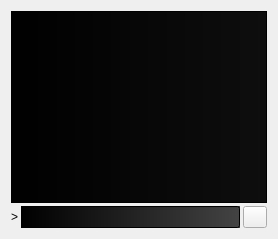
     <widget class="QWidget" name="tab_console">
      <attribute name="title">
       <string>&amp;Console</string>
      </attribute>
      <layout class="QVBoxLayout" name="verticalLayout_3">
       <property name="spacing">
        <number>3</number>
       </property>
       <item>
        <widget class="QTextEdit" name="messagesWidget">
         <property name="minimumSize">
          <size>
           <width>0</width>
           <height>100</height>
          </size>
         </property>
         <property name="palette">
          <palette>
           <active>
            <colorrole role="WindowText">
             <brush brushstyle="SolidPattern">
              <color alpha="255">
               <red>102</red>
               <green>255</green>
               <blue>0</blue>
              </color>
             </brush>
            </colorrole>
            <colorrole role="Button">
             <brush brushstyle="LinearGradientPattern">
              <gradient startx="0.000000000000000" starty="0.000000000000000" endx="1.000000000000000" endy="0.000000000000000" type="LinearGradient" spread="PadSpread" coordinatemode="ObjectBoundingMode">
               <gradientstop position="0.000000000000000">
                <color alpha="255">
                 <red>0</red>
                 <green>0</green>
                 <blue>0</blue>
                </color>
               </gradientstop>
               <gradientstop position="1.000000000000000">
                <color alpha="255">
                 <red>14</red>
                 <green>14</green>
                 <blue>14</blue>
                </color>
               </gradientstop>
              </gradient>
             </brush>
            </colorrole>
            <colorrole role="Light">
             <brush brushstyle="SolidPattern">
              <color alpha="255">
               <red>0</red>
               <green>255</green>
               <blue>0</blue>
              </color>
             </brush>
            </colorrole>
            <colorrole role="Text">
             <brush brushstyle="SolidPattern">
              <color alpha="255">
               <red>102</red>
               <green>255</green>
               <blue>0</blue>
              </color>
             </brush>
            </colorrole>
            <colorrole role="BrightText">
             <brush brushstyle="SolidPattern">
              <color alpha="255">
               <red>0</red>
               <green>255</green>
               <blue>0</blue>
              </color>
             </brush>
            </colorrole>
            <colorrole role="ButtonText">
             <brush brushstyle="SolidPattern">
              <color alpha="255">
               <red>102</red>
               <green>255</green>
               <blue>0</blue>
              </color>
             </brush>
            </colorrole>
            <colorrole role="Base">
             <brush brushstyle="LinearGradientPattern">
              <gradient startx="0.000000000000000" starty="0.000000000000000" endx="1.000000000000000" endy="0.000000000000000" type="LinearGradient" spread="PadSpread" coordinatemode="ObjectBoundingMode">
               <gradientstop position="0.000000000000000">
                <color alpha="255">
                 <red>0</red>
                 <green>0</green>
                 <blue>0</blue>
                </color>
               </gradientstop>
               <gradientstop position="1.000000000000000">
                <color alpha="255">
                 <red>14</red>
                 <green>14</green>
                 <blue>14</blue>
                </color>
               </gradientstop>
              </gradient>
             </brush>
            </colorrole>
            <colorrole role="Window">
             <brush brushstyle="LinearGradientPattern">
              <gradient startx="0.000000000000000" starty="0.000000000000000" endx="1.000000000000000" endy="0.000000000000000" type="LinearGradient" spread="PadSpread" coordinatemode="ObjectBoundingMode">
               <gradientstop position="0.000000000000000">
                <color alpha="255">
                 <red>0</red>
                 <green>0</green>
                 <blue>0</blue>
                </color>
               </gradientstop>
               <gradientstop position="1.000000000000000">
                <color alpha="255">
                 <red>14</red>
                 <green>14</green>
                 <blue>14</blue>
                </color>
               </gradientstop>
              </gradient>
             </brush>
            </colorrole>
           </active>
           <inactive>
            <colorrole role="WindowText">
             <brush brushstyle="SolidPattern">
              <color alpha="255">
               <red>102</red>
               <green>255</green>
               <blue>0</blue>
              </color>
             </brush>
            </colorrole>
            <colorrole role="Button">
             <brush brushstyle="LinearGradientPattern">
              <gradient startx="0.000000000000000" starty="0.000000000000000" endx="1.000000000000000" endy="0.000000000000000" type="LinearGradient" spread="PadSpread" coordinatemode="ObjectBoundingMode">
               <gradientstop position="0.000000000000000">
                <color alpha="255">
                 <red>0</red>
                 <green>0</green>
                 <blue>0</blue>
                </color>
               </gradientstop>
               <gradientstop position="1.000000000000000">
                <color alpha="255">
                 <red>14</red>
                 <green>14</green>
                 <blue>14</blue>
                </color>
               </gradientstop>
              </gradient>
             </brush>
            </colorrole>
            <colorrole role="Light">
             <brush brushstyle="SolidPattern">
              <color alpha="255">
               <red>0</red>
               <green>255</green>
               <blue>0</blue>
              </color>
             </brush>
            </colorrole>
            <colorrole role="Text">
             <brush brushstyle="SolidPattern">
              <color alpha="255">
               <red>102</red>
               <green>255</green>
               <blue>0</blue>
              </color>
             </brush>
            </colorrole>
            <colorrole role="BrightText">
             <brush brushstyle="SolidPattern">
              <color alpha="255">
               <red>0</red>
               <green>255</green>
               <blue>0</blue>
              </color>
             </brush>
            </colorrole>
            <colorrole role="ButtonText">
             <brush brushstyle="SolidPattern">
              <color alpha="255">
               <red>102</red>
               <green>255</green>
               <blue>0</blue>
              </color>
             </brush>
            </colorrole>
            <colorrole role="Base">
             <brush brushstyle="LinearGradientPattern">
              <gradient startx="0.000000000000000" starty="0.000000000000000" endx="1.000000000000000" endy="0.000000000000000" type="LinearGradient" spread="PadSpread" coordinatemode="ObjectBoundingMode">
               <gradientstop position="0.000000000000000">
                <color alpha="255">
                 <red>0</red>
                 <green>0</green>
                 <blue>0</blue>
                </color>
               </gradientstop>
               <gradientstop position="1.000000000000000">
                <color alpha="255">
                 <red>14</red>
                 <green>14</green>
                 <blue>14</blue>
                </color>
               </gradientstop>
              </gradient>
             </brush>
            </colorrole>
            <colorrole role="Window">
             <brush brushstyle="LinearGradientPattern">
              <gradient startx="0.000000000000000" starty="0.000000000000000" endx="1.000000000000000" endy="0.000000000000000" type="LinearGradient" spread="PadSpread" coordinatemode="ObjectBoundingMode">
               <gradientstop position="0.000000000000000">
                <color alpha="255">
                 <red>0</red>
                 <green>0</green>
                 <blue>0</blue>
                </color>
               </gradientstop>
               <gradientstop position="1.000000000000000">
                <color alpha="255">
                 <red>14</red>
                 <green>14</green>
                 <blue>14</blue>
                </color>
               </gradientstop>
              </gradient>
             </brush>
            </colorrole>
           </inactive>
           <disabled>
            <colorrole role="WindowText">
             <brush brushstyle="SolidPattern">
              <color alpha="255">
               <red>102</red>
               <green>255</green>
               <blue>0</blue>
              </color>
             </brush>
            </colorrole>
            <colorrole role="Button">
             <brush brushstyle="LinearGradientPattern">
              <gradient startx="0.000000000000000" starty="0.000000000000000" endx="1.000000000000000" endy="0.000000000000000" type="LinearGradient" spread="PadSpread" coordinatemode="ObjectBoundingMode">
               <gradientstop position="0.000000000000000">
                <color alpha="255">
                 <red>0</red>
                 <green>0</green>
                 <blue>0</blue>
                </color>
               </gradientstop>
               <gradientstop position="1.000000000000000">
                <color alpha="255">
                 <red>14</red>
                 <green>14</green>
                 <blue>14</blue>
                </color>
               </gradientstop>
              </gradient>
             </brush>
            </colorrole>
            <colorrole role="Light">
             <brush brushstyle="SolidPattern">
              <color alpha="255">
               <red>0</red>
               <green>255</green>
               <blue>0</blue>
              </color>
             </brush>
            </colorrole>
            <colorrole role="Text">
             <brush brushstyle="SolidPattern">
              <color alpha="255">
               <red>102</red>
               <green>255</green>
               <blue>0</blue>
              </color>
             </brush>
            </colorrole>
            <colorrole role="BrightText">
             <brush brushstyle="SolidPattern">
              <color alpha="255">
               <red>0</red>
               <green>255</green>
               <blue>0</blue>
              </color>
             </brush>
            </colorrole>
            <colorrole role="ButtonText">
             <brush brushstyle="SolidPattern">
              <color alpha="255">
               <red>102</red>
               <green>255</green>
               <blue>0</blue>
              </color>
             </brush>
            </colorrole>
            <colorrole role="Base">
             <brush brushstyle="LinearGradientPattern">
              <gradient startx="0.000000000000000" starty="0.000000000000000" endx="1.000000000000000" endy="0.000000000000000" type="LinearGradient" spread="PadSpread" coordinatemode="ObjectBoundingMode">
               <gradientstop position="0.000000000000000">
                <color alpha="255">
                 <red>0</red>
                 <green>0</green>
                 <blue>0</blue>
                </color>
               </gradientstop>
               <gradientstop position="1.000000000000000">
                <color alpha="255">
                 <red>14</red>
                 <green>14</green>
                 <blue>14</blue>
                </color>
               </gradientstop>
              </gradient>
             </brush>
            </colorrole>
            <colorrole role="Window">
             <brush brushstyle="LinearGradientPattern">
              <gradient startx="0.000000000000000" starty="0.000000000000000" endx="1.000000000000000" endy="0.000000000000000" type="LinearGradient" spread="PadSpread" coordinatemode="ObjectBoundingMode">
               <gradientstop position="0.000000000000000">
                <color alpha="255">
                 <red>0</red>
                 <green>0</green>
                 <blue>0</blue>
                </color>
               </gradientstop>
               <gradientstop position="1.000000000000000">
                <color alpha="255">
                 <red>14</red>
                 <green>14</green>
                 <blue>14</blue>
                </color>
               </gradientstop>
              </gradient>
             </brush>
            </colorrole>
           </disabled>
          </palette>
         </property>
         <property name="autoFillBackground">
          <bool>true</bool>
         </property>
         <property name="styleSheet">
          <string notr="true">font: 10pt &quot;MS UI Gothic&quot;;
background-color:qlineargradient(spread:pad, x1:0, y1:0, x2:1, y2:0, stop:0 rgba(0, 0, 0, 255), stop:1 rgba(14,14, 14, 255));
color:#66FF00;
</string>
         </property>
         <property name="readOnly">
          <bool>true</bool>
         </property>
         <property name="tabKeyNavigation" stdset="0">
          <bool>false</bool>
         </property>
         <property name="columnCount" stdset="0">
          <number>2</number>
         </property>
        </widget>
       </item>
       <item>
        <layout class="QHBoxLayout" name="horizontalLayout">
         <property name="spacing">
          <number>3</number>
         </property>
         <item>
          <widget class="QLabel" name="label">
           <property name="text">
            <string notr="true">&gt;</string>
           </property>
          </widget>
         </item>
         <item>
          <widget class="QLineEdit" name="lineEdit">
           <property name="palette">
            <palette>
             <active>
              <colorrole role="WindowText">
               <brush brushstyle="SolidPattern">
                <color alpha="255">
                 <red>102</red>
                 <green>255</green>
                 <blue>0</blue>
                </color>
               </brush>
              </colorrole>
              <colorrole role="Button">
               <brush brushstyle="LinearGradientPattern">
                <gradient startx="0.000000000000000" starty="0.000000000000000" endx="1.000000000000000" endy="0.000000000000000" type="LinearGradient" spread="PadSpread" coordinatemode="ObjectBoundingMode">
                 <gradientstop position="0.000000000000000">
                  <color alpha="255">
                   <red>0</red>
                   <green>0</green>
                   <blue>0</blue>
                  </color>
                 </gradientstop>
                 <gradientstop position="1.000000000000000">
                  <color alpha="255">
                   <red>67</red>
                   <green>67</green>
                   <blue>67</blue>
                  </color>
                 </gradientstop>
                </gradient>
               </brush>
              </colorrole>
              <colorrole role="Light">
               <brush brushstyle="SolidPattern">
                <color alpha="255">
                 <red>0</red>
                 <green>0</green>
                 <blue>127</blue>
                </color>
               </brush>
              </colorrole>
              <colorrole role="Text">
               <brush brushstyle="SolidPattern">
                <color alpha="255">
                 <red>102</red>
                 <green>255</green>
                 <blue>0</blue>
                </color>
               </brush>
              </colorrole>
              <colorrole role="BrightText">
               <brush brushstyle="SolidPattern">
                <color alpha="255">
                 <red>0</red>
                 <green>255</green>
                 <blue>0</blue>
                </color>
               </brush>
              </colorrole>
              <colorrole role="ButtonText">
               <brush brushstyle="SolidPattern">
                <color alpha="255">
                 <red>102</red>
                 <green>255</green>
                 <blue>0</blue>
                </color>
               </brush>
              </colorrole>
              <colorrole role="Base">
               <brush brushstyle="LinearGradientPattern">
                <gradient startx="0.000000000000000" starty="0.000000000000000" endx="1.000000000000000" endy="0.000000000000000" type="LinearGradient" spread="PadSpread" coordinatemode="ObjectBoundingMode">
                 <gradientstop position="0.000000000000000">
                  <color alpha="255">
                   <red>0</red>
                   <green>0</green>
                   <blue>0</blue>
                  </color>
                 </gradientstop>
                 <gradientstop position="1.000000000000000">
                  <color alpha="255">
                   <red>67</red>
                   <green>67</green>
                   <blue>67</blue>
                  </color>
                 </gradientstop>
                </gradient>
               </brush>
              </colorrole>
              <colorrole role="Window">
               <brush brushstyle="LinearGradientPattern">
                <gradient startx="0.000000000000000" starty="0.000000000000000" endx="1.000000000000000" endy="0.000000000000000" type="LinearGradient" spread="PadSpread" coordinatemode="ObjectBoundingMode">
                 <gradientstop position="0.000000000000000">
                  <color alpha="255">
                   <red>0</red>
                   <green>0</green>
                   <blue>0</blue>
                  </color>
                 </gradientstop>
                 <gradientstop position="1.000000000000000">
                  <color alpha="255">
                   <red>67</red>
                   <green>67</green>
                   <blue>67</blue>
                  </color>
                 </gradientstop>
                </gradient>
               </brush>
              </colorrole>
             </active>
             <inactive>
              <colorrole role="WindowText">
               <brush brushstyle="SolidPattern">
                <color alpha="255">
                 <red>102</red>
                 <green>255</green>
                 <blue>0</blue>
                </color>
               </brush>
              </colorrole>
              <colorrole role="Button">
               <brush brushstyle="LinearGradientPattern">
                <gradient startx="0.000000000000000" starty="0.000000000000000" endx="1.000000000000000" endy="0.000000000000000" type="LinearGradient" spread="PadSpread" coordinatemode="ObjectBoundingMode">
                 <gradientstop position="0.000000000000000">
                  <color alpha="255">
                   <red>0</red>
                   <green>0</green>
                   <blue>0</blue>
                  </color>
                 </gradientstop>
                 <gradientstop position="1.000000000000000">
                  <color alpha="255">
                   <red>67</red>
                   <green>67</green>
                   <blue>67</blue>
                  </color>
                 </gradientstop>
                </gradient>
               </brush>
              </colorrole>
              <colorrole role="Light">
               <brush brushstyle="SolidPattern">
                <color alpha="255">
                 <red>0</red>
                 <green>0</green>
                 <blue>127</blue>
                </color>
               </brush>
              </colorrole>
              <colorrole role="Text">
               <brush brushstyle="SolidPattern">
                <color alpha="255">
                 <red>102</red>
                 <green>255</green>
                 <blue>0</blue>
                </color>
               </brush>
              </colorrole>
              <colorrole role="BrightText">
               <brush brushstyle="SolidPattern">
                <color alpha="255">
                 <red>0</red>
                 <green>255</green>
                 <blue>0</blue>
                </color>
               </brush>
              </colorrole>
              <colorrole role="ButtonText">
               <brush brushstyle="SolidPattern">
                <color alpha="255">
                 <red>102</red>
                 <green>255</green>
                 <blue>0</blue>
                </color>
               </brush>
              </colorrole>
              <colorrole role="Base">
               <brush brushstyle="LinearGradientPattern">
                <gradient startx="0.000000000000000" starty="0.000000000000000" endx="1.000000000000000" endy="0.000000000000000" type="LinearGradient" spread="PadSpread" coordinatemode="ObjectBoundingMode">
                 <gradientstop position="0.000000000000000">
                  <color alpha="255">
                   <red>0</red>
                   <green>0</green>
                   <blue>0</blue>
                  </color>
                 </gradientstop>
                 <gradientstop position="1.000000000000000">
                  <color alpha="255">
                   <red>67</red>
                   <green>67</green>
                   <blue>67</blue>
                  </color>
                 </gradientstop>
                </gradient>
               </brush>
              </colorrole>
              <colorrole role="Window">
               <brush brushstyle="LinearGradientPattern">
                <gradient startx="0.000000000000000" starty="0.000000000000000" endx="1.000000000000000" endy="0.000000000000000" type="LinearGradient" spread="PadSpread" coordinatemode="ObjectBoundingMode">
                 <gradientstop position="0.000000000000000">
                  <color alpha="255">
                   <red>0</red>
                   <green>0</green>
                   <blue>0</blue>
                  </color>
                 </gradientstop>
                 <gradientstop position="1.000000000000000">
                  <color alpha="255">
                   <red>67</red>
                   <green>67</green>
                   <blue>67</blue>
                  </color>
                 </gradientstop>
                </gradient>
               </brush>
              </colorrole>
             </inactive>
             <disabled>
              <colorrole role="WindowText">
               <brush brushstyle="SolidPattern">
                <color alpha="255">
                 <red>102</red>
                 <green>255</green>
                 <blue>0</blue>
                </color>
               </brush>
              </colorrole>
              <colorrole role="Button">
               <brush brushstyle="LinearGradientPattern">
                <gradient startx="0.000000000000000" starty="0.000000000000000" endx="1.000000000000000" endy="0.000000000000000" type="LinearGradient" spread="PadSpread" coordinatemode="ObjectBoundingMode">
                 <gradientstop position="0.000000000000000">
                  <color alpha="255">
                   <red>0</red>
                   <green>0</green>
                   <blue>0</blue>
                  </color>
                 </gradientstop>
                 <gradientstop position="1.000000000000000">
                  <color alpha="255">
                   <red>67</red>
                   <green>67</green>
                   <blue>67</blue>
                  </color>
                 </gradientstop>
                </gradient>
               </brush>
              </colorrole>
              <colorrole role="Light">
               <brush brushstyle="SolidPattern">
                <color alpha="255">
                 <red>0</red>
                 <green>0</green>
                 <blue>127</blue>
                </color>
               </brush>
              </colorrole>
              <colorrole role="Text">
               <brush brushstyle="SolidPattern">
                <color alpha="255">
                 <red>102</red>
                 <green>255</green>
                 <blue>0</blue>
                </color>
               </brush>
              </colorrole>
              <colorrole role="BrightText">
               <brush brushstyle="SolidPattern">
                <color alpha="255">
                 <red>0</red>
                 <green>255</green>
                 <blue>0</blue>
                </color>
               </brush>
              </colorrole>
              <colorrole role="ButtonText">
               <brush brushstyle="SolidPattern">
                <color alpha="255">
                 <red>102</red>
                 <green>255</green>
                 <blue>0</blue>
                </color>
               </brush>
              </colorrole>
              <colorrole role="Base">
               <brush brushstyle="LinearGradientPattern">
                <gradient startx="0.000000000000000" starty="0.000000000000000" endx="1.000000000000000" endy="0.000000000000000" type="LinearGradient" spread="PadSpread" coordinatemode="ObjectBoundingMode">
                 <gradientstop position="0.000000000000000">
                  <color alpha="255">
                   <red>0</red>
                   <green>0</green>
                   <blue>0</blue>
                  </color>
                 </gradientstop>
                 <gradientstop position="1.000000000000000">
                  <color alpha="255">
                   <red>67</red>
                   <green>67</green>
                   <blue>67</blue>
                  </color>
                 </gradientstop>
                </gradient>
               </brush>
              </colorrole>
              <colorrole role="Window">
               <brush brushstyle="LinearGradientPattern">
                <gradient startx="0.000000000000000" starty="0.000000000000000" endx="1.000000000000000" endy="0.000000000000000" type="LinearGradient" spread="PadSpread" coordinatemode="ObjectBoundingMode">
                 <gradientstop position="0.000000000000000">
                  <color alpha="255">
                   <red>0</red>
                   <green>0</green>
                   <blue>0</blue>
                  </color>
                 </gradientstop>
                 <gradientstop position="1.000000000000000">
                  <color alpha="255">
                   <red>67</red>
                   <green>67</green>
                   <blue>67</blue>
                  </color>
                 </gradientstop>
                </gradient>
               </brush>
              </colorrole>
             </disabled>
            </palette>
           </property>
           <property name="autoFillBackground">
            <bool>false</bool>
           </property>
           <property name="styleSheet">
            <string notr="true">
background-color:qlineargradient(spread:pad, x1:0, y1:0, x2:1, y2:0, stop:0 rgba(0, 0, 0, 255), stop:1 rgba(67,67, 67, 255));
color:#66FF00;

</string>
           </property>
          </widget>
         </item>
         <item>
          <widget class="QPushButton" name="clearButton">
           <property name="maximumSize">
            <size>
             <width>24</width>
             <height>24</height>
            </size>
           </property>
           <property name="toolTip">
            <string>Clear console</string>
           </property>
           <property name="text">
            <string/>
           </property>
           <property name="icon">
            <iconset resource="../bitcoin.qrc">
             <normaloff>:/icons/remove</normaloff>:/icons/remove</iconset>
           </property>
           <property name="shortcut">
            <string notr="true">Ctrl+L</string>
           </property>
           <property name="autoDefault">
            <bool>false</bool>
           </property>
          </widget>
         </item>
        </layout>
       </item>
      </layout>
     </widget>
